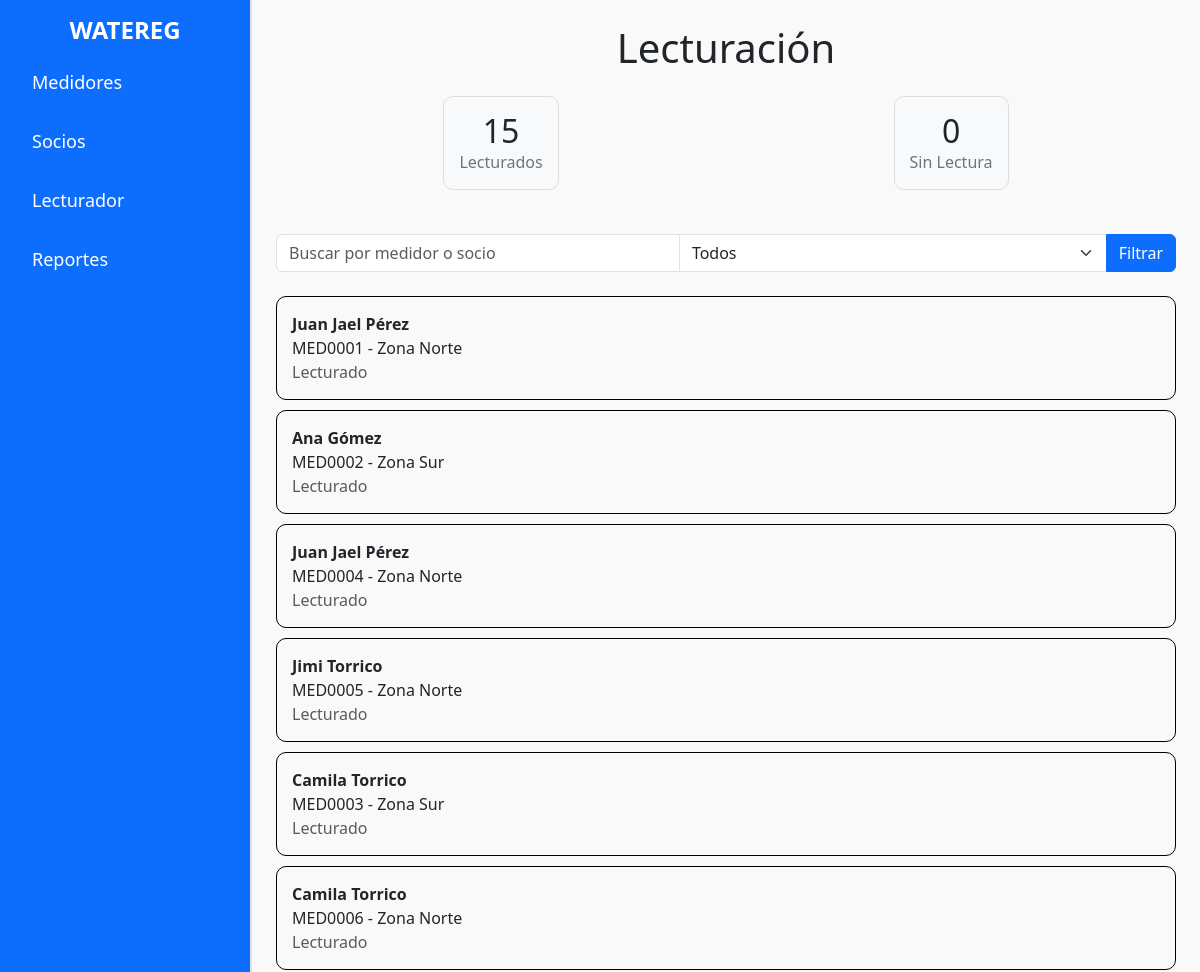
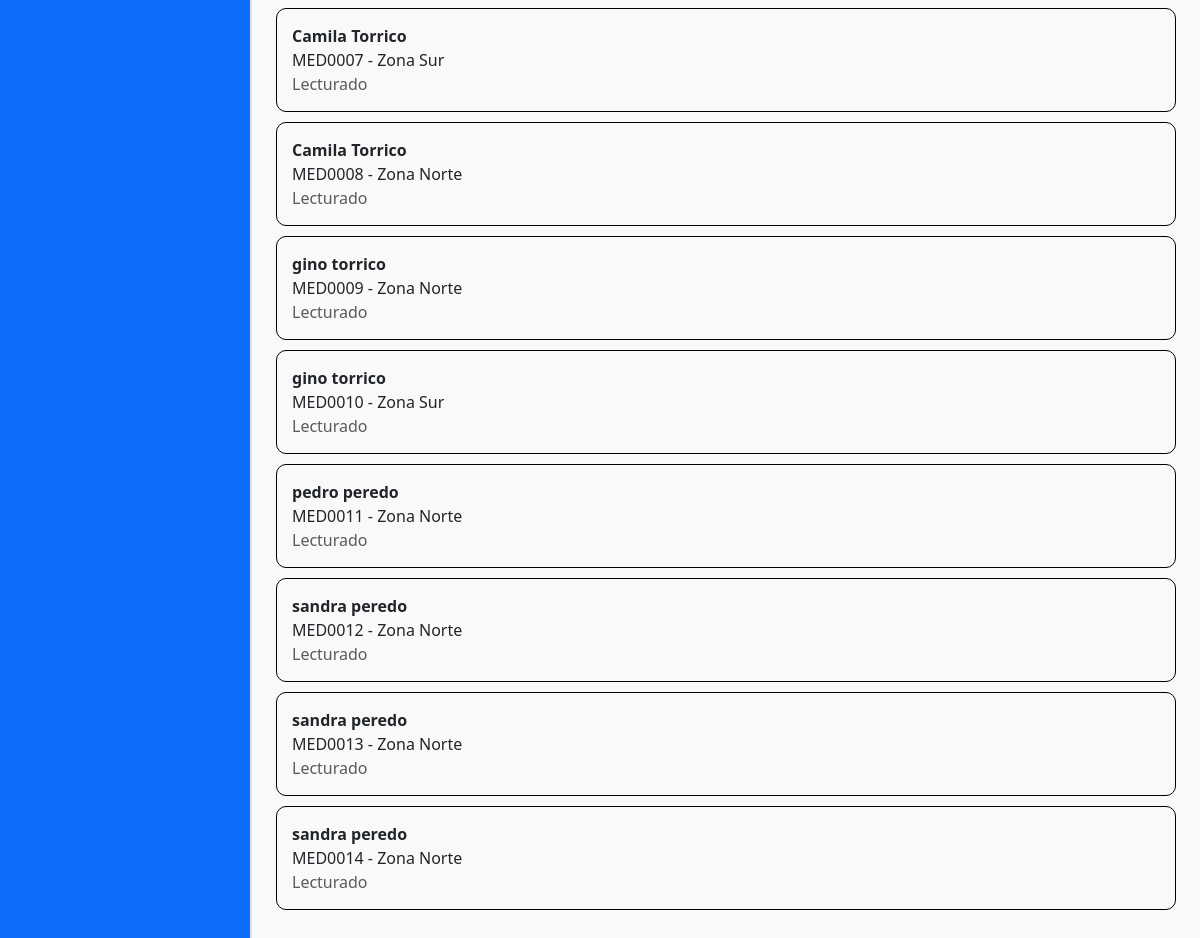
The app's page /lecturador.php, older data (2 pictures, top to bottom).
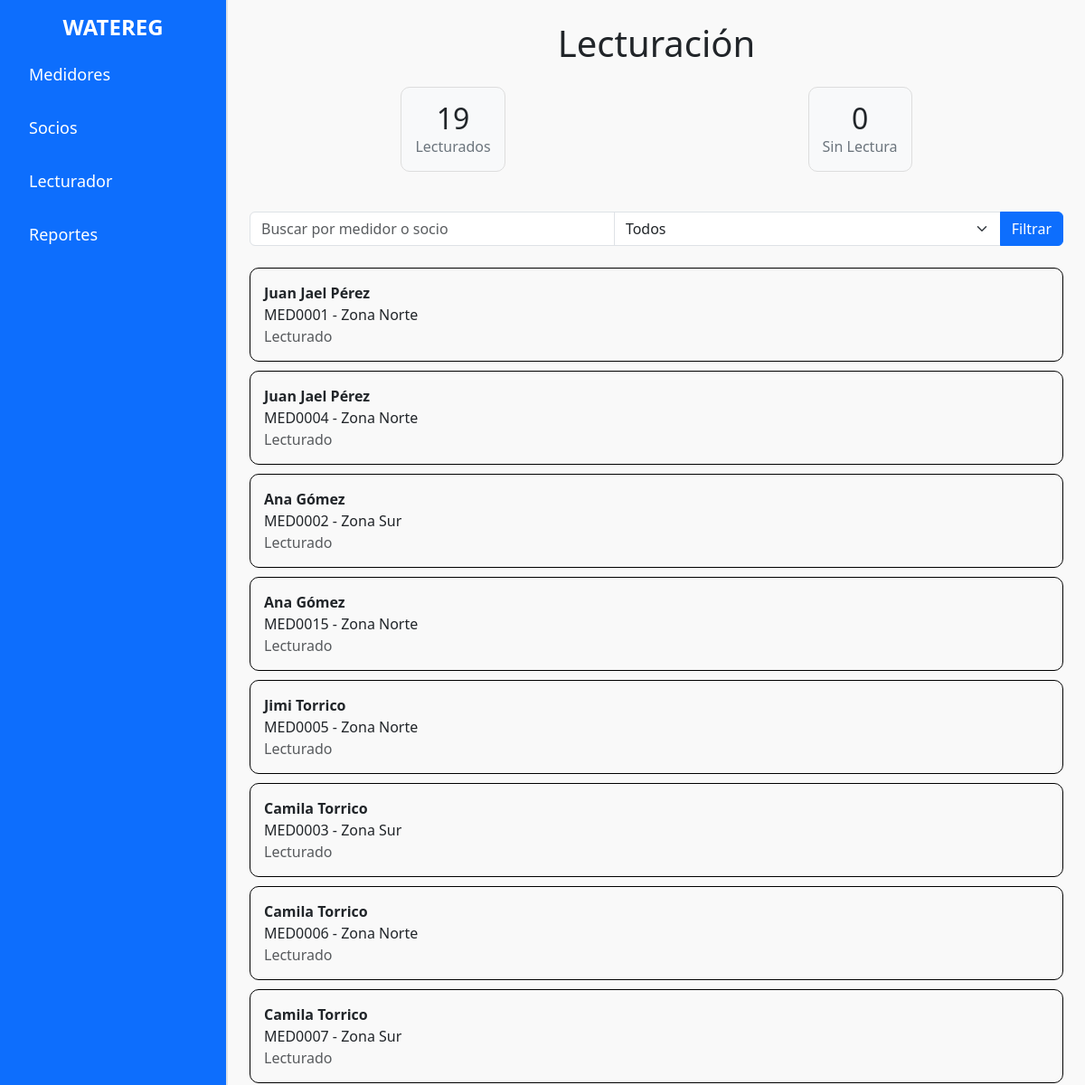
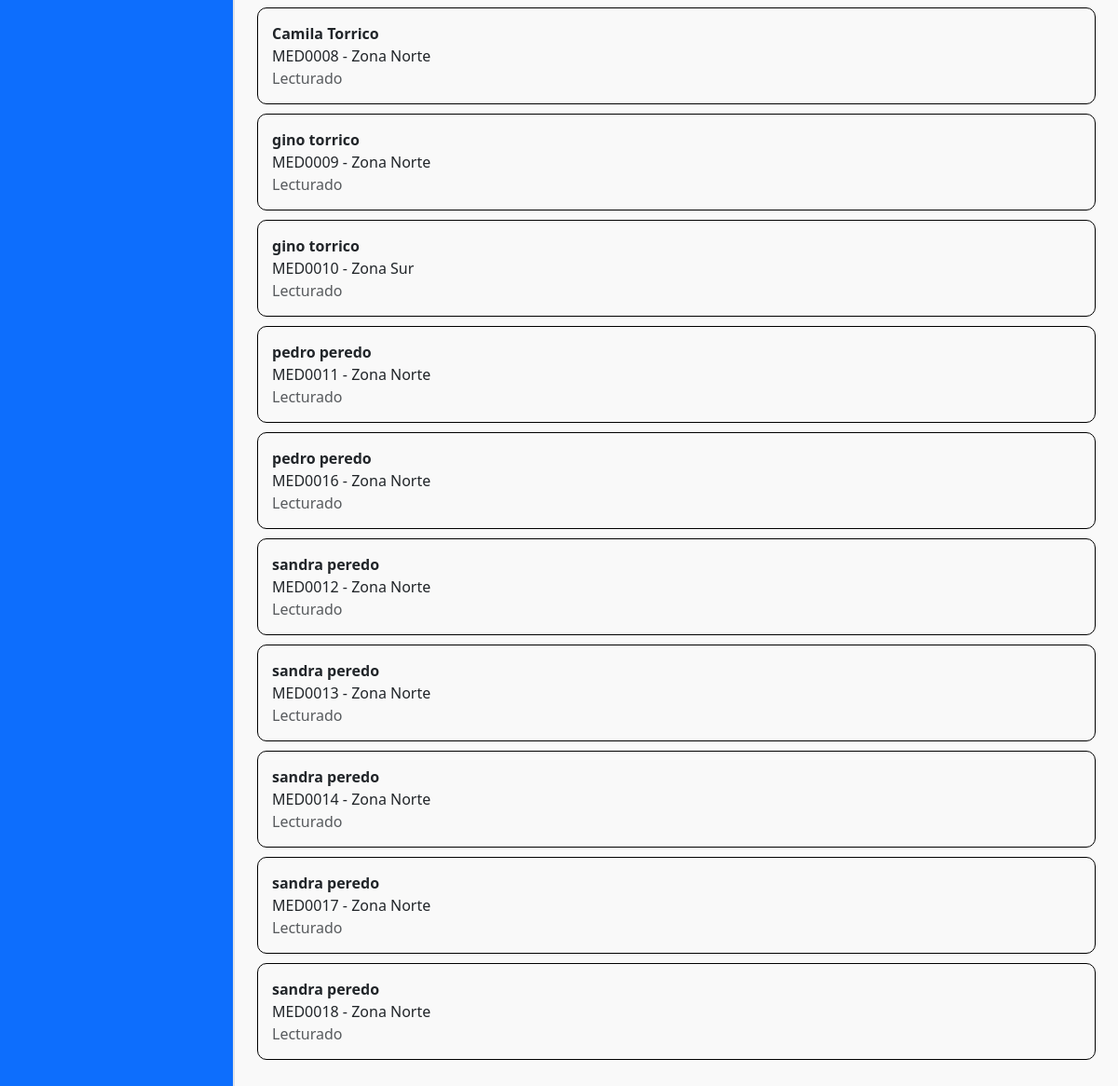
The same page, newer data (2 pictures, top to bottom).
### tables this page shows
CREATE TABLE `asignacion_medidor` (
  `id_asignacion` bigint(20) NOT NULL,
  `id_medidor` bigint(20) DEFAULT NULL,
  `id_socio` bigint(20) DEFAULT NULL,
  `id_zona` bigint(20) DEFAULT NULL,
  `fecha` date DEFAULT NULL,
  `precio_accion` decimal(10,2) DEFAULT NULL
);

CREATE TABLE `zona` (
  `id_zona` bigint(20) NOT NULL,
  `nombre` varchar(255) DEFAULT NULL
);

### lecturador.php (the view, shortened to what this page needs)
<?php
include 'conexion.php';
$lecturados = 0;
$sin_lectura = 0;
$sql_contadores = "
    SELECT
        SUM(CASE WHEN consumo.id_consumo IS NOT NULL THEN 1 ELSE 0 END) AS lecturados,
        SUM(CASE WHEN consumo.id_consumo IS NULL THEN 1 ELSE 0 END) AS sin_lectura
    FROM asignacion_medidor
    LEFT JOIN consumo ON asignacion_medidor.id_asignacion = consumo.id_asignacion
";
$result_contadores = $conexion->query($sql_contadores);
if ($result_contadores) {
    $data_contadores = $result_contadores->fetch_assoc();
    $lecturados = $data_contadores['lecturados'] ?? 0;
    $sin_lectura = $data_contadores['sin_lectura'] ?? 0;
}
$busqueda = isset($_GET['buscar']) ? $_GET['buscar'] : '';
$filtro = isset($_GET['filtro']) ? $_GET['filtro'] : 'todos';
$sql = "
    SELECT
        asignacion_medidor.id_asignacion,
        CONCAT(socio.nombre, ' ', socio.apellido) AS socio,
        CONCAT('MED', LPAD(medidor.id_medidor, 4, '0')) AS medidor,
        zona.nombre AS zona,
        IFNULL((SELECT 'Lecturado' FROM consumo WHERE consumo.id_asignacion = asignacion_medidor.id_asignacion LIMIT 1), 'Sin lectura') AS estado
    FROM asignacion_medidor
    INNER JOIN socio ON asignacion_medidor.id_socio = socio.id_socio
    INNER JOIN medidor ON asignacion_medidor.id_medidor = medidor.id_medidor
    INNER JOIN zona ON asignacion_medidor.id_zona = zona.id_zona
";
if (!empty($busqueda)) {
    $sql .= (strpos($sql, 'WHERE') !== false ? ' AND' : ' WHERE') . " (CONCAT('MED', LPAD(medidor.id_medidor, 4, '0')) LIKE ? OR socio.nombre LIKE ? OR socio.apellido LIKE ?)";
    $stmt = $conexion->prepare($sql);
    $like_busqueda = '%' . $busqueda . '%';
    $stmt->bind_param('sss', $like_busqueda, $like_busqueda, $like_busqueda);
} else {
    $stmt = $conexion->prepare($sql);
}
$stmt->execute();
$resultado = $stmt->get_result();
?>
<!DOCTYPE html>
<html lang="es">
<head>
    <link rel="stylesheet" href="css/bootstrap.min.css">
    <link rel="stylesheet" href="css/styles.css">
    <link rel="stylesheet" href="css/styles_lecturado.css">
</head>
<body>
    <div class="d-flex">
        <div class="sidebar bg-primary text-white p-3">
            <h2 class="sidebar-title">WATEREG</h2>
            <ul class="nav flex-column">
                <li class="nav-item">
                    <a class="nav-link text-white" href="index.php">Medidores</a>
                </li>
                <li class="nav-item">
                    <a class="nav-link text-white" href="socios.php">Socios</a>
                </li>
                <li class="nav-item">
                    <a class="nav-link text-white active" href="lecturador.php">Lecturador</a>
                </li>
                <li class="nav-item">
                    <a class="nav-link text-white" href="pagos.php">Reportes</a>
                </li>
            </ul>
        </div>
        <div class="content flex-grow-1 p-4">
            <h1 class="mb-4 text-center">Lecturación</h1>
            <div class="d-flex flex-column flex-md-row justify-content-around mb-4">
                <div class="contador">
                    <h2><?= htmlspecialchars($lecturados) ?></h2>
                    <p>Lecturados</p>
                </div>
                <div class="contador">
                    <h2><?= htmlspecialchars($sin_lectura) ?></h2>
                    <p>Sin Lectura</p>
                </div>
            </div>
            <form method="GET" action="lecturador.php" class="mb-4">
                <div class="input-group">
                    <input type="text" class="form-control" name="buscar" placeholder="Buscar por medidor o socio" value="<?= htmlspecialchars($busqueda) ?>">
                    <select class="form-select" name="filtro">
                        <option value="todos" <?= $filtro === 'todos' ? 'selected' : '' ?>>Todos</option>
                    </select>
                    <button type="submit" class="btn btn-primary">Filtrar</button>
                </div>
            </form>
            <?php if ($resultado->num_rows > 0): ?>
                <?php while ($fila = $resultado->fetch_assoc()): ?>
                    <div class="medidor-card">
                        <a href="registro_consumo.php?id=<?= htmlspecialchars($fila['id_asignacion']) ?>">
                            <strong><?= htmlspecialchars($fila['socio']) ?></strong><br>
                            <?= htmlspecialchars($fila['medidor']) ?> - <?= htmlspecialchars($fila['zona']) ?><br>
                            <span class="text-muted"><?= htmlspecialchars($fila['estado']) ?></span>
                        </a>
                    </div>
                <?php endwhile; ?>
            <?php else: ?>
                <p class="text-danger">No se encontraron medidores.</p>
            <?php endif; ?>
        </div>
    </div>
</body>
</html>

Row changes from the older to the newer data that the page shows:
shown differently, row unchanged: asignacion_medidor (number 2 of 18 on the later page): moves up the list
added asignacion_medidor: socio "Ana Gómez", medidor "MED0015", id_zona.nombre "Zona Norte", estado "Lecturado"
added asignacion_medidor: socio "pedro peredo", medidor "MED0016", id_zona.nombre "Zona Norte", estado "Lecturado"
added asignacion_medidor: socio "sandra peredo", medidor "MED0017", id_zona.nombre "Zona Norte", estado "Lecturado"
added asignacion_medidor: socio "sandra peredo", medidor "MED0018", id_zona.nombre "Zona Norte", estado "Lecturado"
Text that changed along with them:
$lecturados: "15" → "19"
